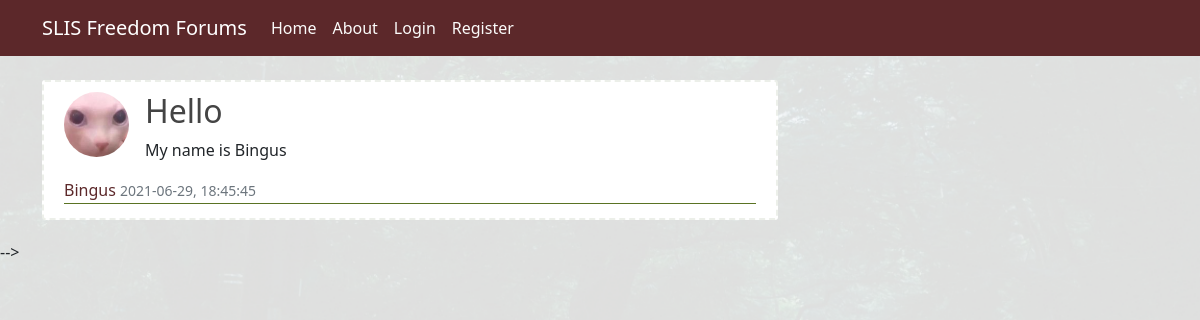
/post/1, run on the app's committed database.
### app/models.py (models this page shows, shortened)
class User(db.Model, UserMixin):
    id = db.Column(db.Integer, primary_key=True)
    username = db.Column(db.String(25), unique=True, nullable=False)
    email = db.Column(db.String(50), unique=True, nullable=False)
    prof_pic = db.Column(db.String(20), nullable=False, default='bingus.jpg')
    password = db.Column(db.String(60), nullable=False)
    posts = db.relationship('Post', backref='author', lazy=True)

class Post(db.Model):
    id = db.Column(db.Integer, primary_key=True)
    title = db.Column(db.String(90), nullable=False)
    date_posted = db.Column(db.DateTime, nullable=False, default=datetime.utcnow)
    content = db.Column(db.Text(500), nullable=False)
    user_id = db.Column(db.Integer, db.ForeignKey('user.id'), nullable=False)

### app/routes.py (the view)
@app.route("/post/<int:post_id>")
def post(post_id):
    post = Post.query.get_or_404(post_id)
    return render_template("post.html", title=post.title, post=post)

### app/templates/post.html (shortened to what this page needs)
{% extends 'base.html' %}
{% block content %}
  <article class="media content-section" >
    <div class="media-body" >
      <img class="rounded-circle article-img float-right" src="{{ url_for('static', filename='profile_pics/') + post.author.prof_pic }}" style="float:left">
      <h2 class=article-title">{{ post.title }}</h2>
      <p class="article-content">{{ post.content }}</p>
      <div class="article-metadata">
        <a class="mr-2" href="#">{{ post.author.username }}</a>
        <small class="text-muted">{{ post.date_posted.strftime('%Y-%m-%d, %H:%M:%S') }}</small>
      </div>
    </div>
  </article>
{% endblock %}

### app/static/main.css (style rules this page uses)
body { background-image: url(profile_pics/updbg.png); background-position: center center; background-repeat: no-repeat; background-attachment: fixed; background-size: cover; background-color: #fafafa; margin-top: 5rem; }
h1, h2, h3, h4, h5, h6 { color: #444444; }
.content-section { background: #ffffff; padding: 10px 20px; border: 2px dashed #ecefe9; border-radius: 3px; margin-bottom: 20px; }
.article-content { white-space: pre-line; }
.article-img { height: 65px; width: 65px; margin-right: 16px; }
.article-metadata { padding-bottom: 1px; margin-bottom: 4px; border-bottom: 1px solid #5a7323 }
a { color: #5c282a; text-decoration: none; }

### data on the page
User: prof_pic (picture), author.username "Bingus"
Post: title "Hello", content "My name is Bingus", date_posted "2021-06-29, 18:45:45"
